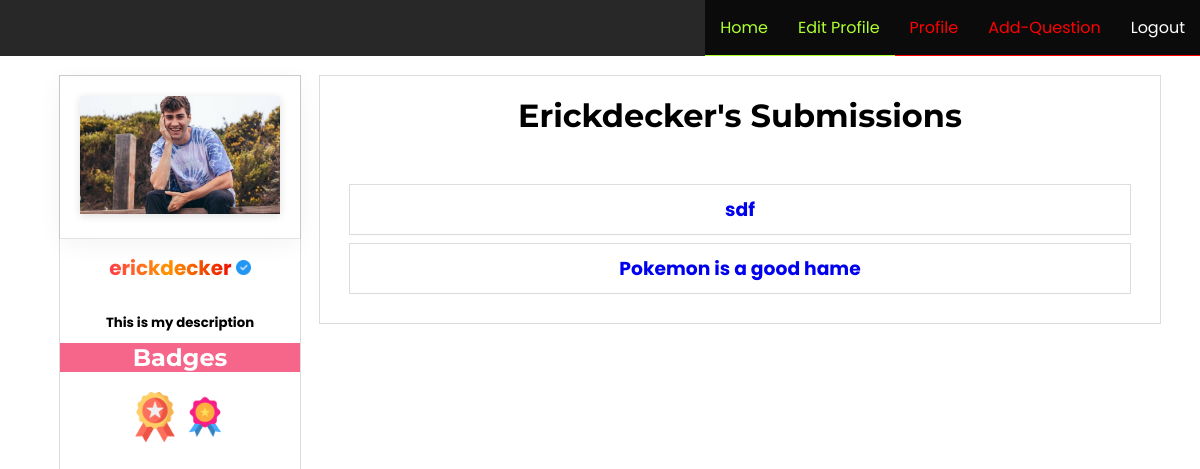
Page /profile/04450aeb-d42f-48e6-a37e-df76ad4831e7 (signed in) on the committed database.
### base/models.py (models this page shows, shortened)
class Profile(models.Model):
    profile=models.OneToOneField(User, on_delete=models.CASCADE, blank=True, null=True)
    projects=models.ForeignKey("TodoList", on_delete=models.CASCADE, blank=True, null=True)
    description=models.TextField(blank=True, null=True, default="This is my description")
    name=models.CharField(max_length=200, blank=True, null=True)
    profile_pic=models.ImageField(null=True, blank=True, default="default.jpg")
    followers=models.IntegerField(default=0)
    email=models.CharField(max_length=500, blank=True, null=True)
    rookie=models.BooleanField(default=False)
    average=models.BooleanField(default=False)
    professional=models.BooleanField(default=False)
    expert=models.BooleanField(default=False)
    god=models.BooleanField(default=False)
    verified=models.BooleanField(default=False)
    id=models.UUIDField(default=uuid.uuid4, unique=True, primary_key=True, editable=False)
    created=models.DateTimeField(auto_now_add=True)

class TodoList(models.Model):
    owner=models.ForeignKey(Profile, on_delete=models.CASCADE,null=True, blank=True)
    Question_pic=models.ImageField(null=True, blank=True, default="default.jpg")
    Answer_pic=models.ImageField(null=True, blank=True, default="default.png")
    title=models.TextField( blank=True, null=True)
    description=models.TextField(blank=True, null=True)
    created=models.DateTimeField(auto_now_add=True)
    votes_positive=models.IntegerField(default=0)
    votes_negative=models.IntegerField(default=0)
    views=models.IntegerField(default=0)
    tag_name=models.ForeignKey(Tags, on_delete=models.CASCADE, null=True, blank=True)
    id=models.UUIDField(default=uuid.uuid4, unique=True, primary_key=True, editable=False)
    created=models.DateTimeField(auto_now_add=True)

### base/views.py (the view)
# urls.py: path("profile/<str:pk>",views.User_Profile, name="profile"),
@login_required(login_url="login")
def User_Profile(request,pk):
    user=Profile.objects.get(id=pk)
    tasks=TodoList.objects.all()
    project=TodoList.objects.filter(owner=user.id)
    context={'project':project,'user':user,'tasks':tasks }
    return render(request, 'base/profile.html', context)

### base/templates/base/profile.html (shortened to what this page needs)
{% extends 'base/base.html' %}
{% load static %}
{% block content %}
<link rel="stylesheet" href="{% static 'styles/profile.css' %}">
<div class="container">
    <div class="left-con">
        <div class="user-image">
            <img src="{{user.profile_pic.url}}" alt="" id="user-img">
        </div>
        <div class="user-details">
            <h2 id="username">{{ user.name }} {% if user.verified %} <span id="vbox"> <span><img src="{% static 'images/ribbons/check.png' %}" alt="" id="verified"></span> </span> {% endif %} </h2>
        </div>
        <div class="user-desc">
            <h5>{{ user.description|linebreaksbr }}</h5>
        </div>
        <h2 id="t-badges">Badges</h2>
        <div id="achievements">
            {% if user.average %}  <img id="verified-image-rookie" src="{% static 'images/ribbons/rookie.png' %}" alt=""> {% endif %}
            {% if user.average %}  <img id="verified-image-average" src="{% static 'images/ribbons/average.png' %}" alt=""> {% endif %}
                </div>
    </div>
    <div class="right-con">
        {% if request.user.profile.id == user.id %}
        <h1 id="t-ques">Your Submissions</h1>
        {% else %}
        <h1 id="t-ques">{{user.name|title}}'s Submissions</h1>
        {% endif %}
        <div class="questions-pane">
        {% if project %}
            {% for pro in project %}
            <div class="question">
                {% if pro.title %}
                    <h3><a href="{% url 'question' pro.id %}">{{ pro.title }}</a>  </h3>
                {% endif %}
            </div>
            {% endfor %}
        {% else %}
        <p style="text-align: center;">No Sumbissions by user :/</p>
        {% endif %}
        </div>
    </div>
</div>
{% endblock content %}

### static/styles/profile.css (style rules this page uses)
* { margin: 0px; padding: 0px; }
a { text-decoration: none; }
#username { font-size: 20px; background: rgb(255,0,121); background: linear-gradient(90deg, rgba(255,0,121,1) 0%, rgba(255,149,0,1) 44%, rgba(233,0,0,1) 77%, rgba(224,0,144,1) 100%); -webkit-background-clip: text; -webkit-text-fill-color: transparent; }
#user-img { width: 100%; height: auto; object-fit: contain; box-shadow: rgba(99, 99, 99, 0.2) 0px 2px 8px 0px; }
.user-image { padding: 20px; box-shadow: rgba(0, 0, 0, 0.05) 0px 6px 24px 0px, rgba(0, 0, 0, 0.08) 0px 0px 0px 1px; }
#verified { width: 15px; height: 15px; }
.container { width: 100%; height: auto; display: flex; align-items: center; justify-content: center; flex-direction: row; }
.left-con { margin: 20px; width: 20%; height: 100vh; box-shadow: rgba(0, 0, 0, 0.02) 0px 1px 3px 0px, rgba(27, 31, 35, 0.15) 0px 0px 0px 1px; margin-bottom: auto; }
.right-con { width: 70%; font-family: "Poppins"; margin-top: 20px; margin-bottom: auto; height: auto; box-shadow: rgba(0, 0, 0, 0.02) 0px 1px 3px 0px, rgba(27, 31, 35, 0.15) 0px 0px 0px 1px; }
.user-desc { font-family: "Poppins"; width: 100%; padding-top: 20px; text-align: center; }
.user-details { margin-top: 5px; font-family: "Poppins"; text-align: center; padding: 10px; font-size: 14px; word-wrap: break-word; width: auto; }
#verified-image-rookie, #verified-image-average { width: 50px; height: 50px; }
#t-badges { margin-top:10px ; padding: 0px; background-color: rgba(241, 0, 60,0.6); color: white; font-family: "Montserrat"; text-align: center; }
#achievements { padding: 20px; display: flex; justify-content: center; flex-wrap: wrap; }
#t-ques { font-family: "Montserrat"; text-align: center; padding: 20px; }
.question { padding: 10px; text-align: center; box-shadow: rgba(0, 0, 0, 0.02) 0px 1px 3px 0px, rgba(27, 31, 35, 0.15) 0px 0px 0px 1px; margin: 10px; display: flex; align-items: center; justify-content: center; }
.questions-pane { padding: 20px; }

### rows in the picture
Profile: profile_pic (picture), name "erickdecker", description "This is my description", name "Erickdecker"
TodoList: title "sdf"
TodoList: title "Pokemon is a good hame"
